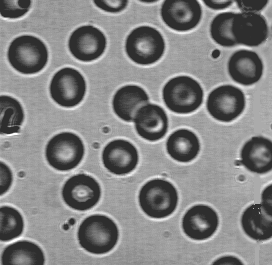
%> input picture blood.tif, 272 x 265 px
$ octave PIM42.m   (GNU Octave 9; MATLAB toolbox functions it lacks are replaced by stand-ins)
%> lines starting %> are read from the running program, lines starting %| are printed output that depends on the picture; in (x1, y1, x2, y2) boxes, pixels count from 0 and x2, y2 are one past the last pixel; in counts of white or black regions, pixels touching at a corner belong together; the program's own positions count from 1
bloodtif=imread("blood.tif");
%> bloodtif is the input picture: size 265x272 uint8; min 46, max 255, mean 129.8
figure(1)
imshow(bloodtif);
I=im2gray(bloodtif);
%%
disp('1.1/2')

figure(2)

% Apply the edge detection methods
E_sobel = edge(I, 'sobel');
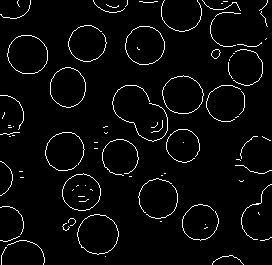
%> E_sobel: size 265x272 logical; 3.7% white in thin lines or dots
E_prewitt = edge(I, 'prewitt');
%> E_prewitt: size 265x272 logical; 3.7% white in thin lines or dots
E_roberts = edge(I, 'roberts');
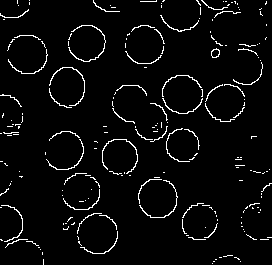
%> E_roberts: size 265x272 logical; 4.1% white in thin lines or dots
E_log = edge(I, 'log');
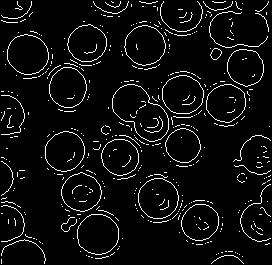
%> E_log: size 265x272 logical; 5.6% white in thin lines or dots
E_zerocross = edge(I, 'zerocross');
E_canny = edge(I, 'canny');
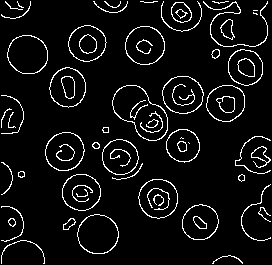
%> E_canny: size 265x272 logical; 6.6% white in thin lines or dots

% Threshold the output images to obtain binary images
%

% Display the binary images side-by-side with titles
figure;
subplot(2,3,1);
imshow(E_sobel);
title('Sobel');
subplot(2,3,2);
imshow(E_prewitt);
title('Prewitt');
subplot(2,3,3);
imshow(E_roberts);
title('Roberts');
subplot(2,3,4);
imshow(E_log);
title('Log');
subplot(2,3,5);
imshow(E_zerocross);
title('Zerocross');
subplot(2,3,6);
imshow(E_canny);
title('Canny');


%%
figure(3)
disp('RG')
coins=imread("coins.jpg");
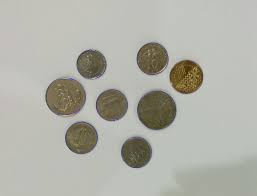
%> input picture coins.jpg, 257 x 196 px
%> coins is the input picture: size 196x257x3 uint8; mean R, G, B 176.2, 176.3, 167.7
imshow(coins);
img=rgb2gray(coins);
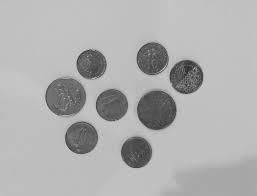
%> img: size 196x257 uint8; min 44, max 212, mean 175.4

figure(4)

% Create the mask
mask = zeros(size(img));
PX=10;
mask(PX:end-PX,PX:end-PX) = 1;
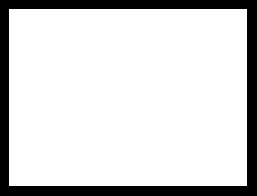
%> mask: size 196x257 double; values 0 (black) and 1 (white), 83.6% white; 1 black region, box (x1, y1, x2, y2) and area: (0, 0, 257, 196) 8246


figure(5)
imshow(mask(PX:end-PX,PX:end-PX))

% Apply the active contours technique with default maximum iterations
%> (the run ends here)
